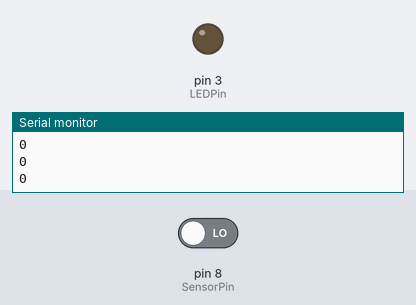
Bench run of a sketch on a simulated Arduino Uno, built with avr-gcc and run on an emulated ATmega328P. Parts: output pins drawn as LEDs (lit = HIGH), the last lines printed to the serial monitor. Inputs (shaded band) come from the test bench; at power-on: pin 8 (SensorPin) LOW.

Above: at 1.2 s.
1.3 s: pin 8 (SensorPin) driven HIGH
At 2.5 s:
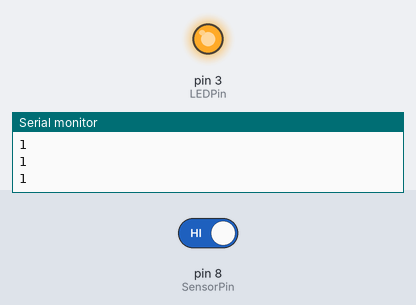
2.8 s: pin 8 (SensorPin) driven LOW
At 3.8 s:
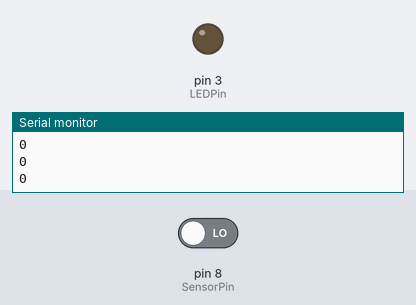
Timing chart, 0 to 5.8 s (numbered marks = the images above; inputs shaded):
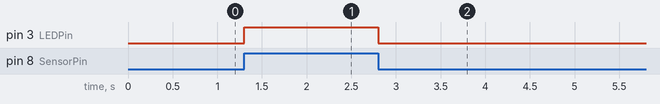

Measured:
- after the input at 1.3 s, pin 3 (LEDPin): LOW → HIGH at once
- after the input at 2.8 s, pin 3 (LEDPin): HIGH → LOW at once

The sketch:

hub5168_SNR_002170.ino
```cpp
#define SensorPin 8
#define LEDPin 3
int SensorReading = 0;

void setup() {
    pinMode(SensorPin, INPUT);
    pinMode(LEDPin, OUTPUT);
    Serial.begin(115200);
}

void loop() {
  SensorReading = digitalRead(SensorPin);
  Serial.println(SensorReading);
  if(SensorReading)
  {
    digitalWrite(LEDPin,HIGH);
  }
  else
  {
    digitalWrite(LEDPin,LOW);
  }
  delay(100);
}
```
